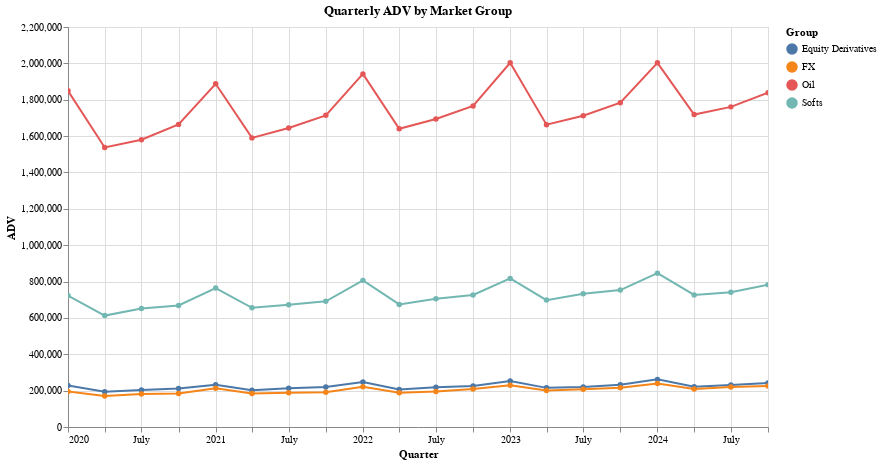

Notebook cell for this chart:
### Markdown cell above
## Quarterly ADV by Product Group

This line chart tracks average daily trading volume by product group over time, aggregated quarterly. Oil remains the most active market, with strong recurring volume spikes — suggesting seasonality or cyclical demand patterns.

Softs show the same cyclical nature as Oil but not as intensely.

FX and Equity Derivatives show steady volume, while maintaining relatively lower activity levels. These trends provide insight into market liquidity and may guide product strategy or client targeting.

### Code cell
alt.Chart(quarterly_summary).mark_line(point=True).encode(
    x='Quarter:T',
    y='ADV:Q',
    color='Group:N',
    tooltip=['Group', 'Quarter:T', 'ADV']
).properties(
    title='Quarterly ADV by Market Group',
    width=700,
    height=400
).interactive()

### Figure 1 — Vega-Lite specification as saved in the notebook (floating-point values rounded to 4 significant figures)
{"config": {"view": {"continuousWidth": 300, "continuousHeight": 300}}, "data": {"name": "data-7f60f2c6337c1b0003352a4a862b972a"}, "mark": {"type": "line", "point": true}, "encoding": {"color": {"field": "Group", "type": "nominal"}, "tooltip": [{"field": "Group", "type": "nominal"}, {"field": "Quarter", "type": "temporal"}, {"field": "ADV", "type": "quantitative"}], "x": {"field": "Quarter", "type": "temporal"}, "y": {"field": "ADV", "type": "quantitative"}}, "height": 400, "params": [{"name": "param_2", "select": {"type": "interval", "encodings": ["x", "y"]}, "bind": "scales"}], "title": "Quarterly ADV by Market Group", "width": 700, "$schema": "https://vega.github.io/schema/vega-lite/v5.8.0.json", "datasets": {"data-7f60f2c6337c1b0003352a4a862b972a": [{"Group": "Equity Derivatives", "Quarter": "2020-01-01T00:00:00", "Lots": 14190000.0, "Fees": 31290000.0, "Net_Fees": -37950000.0, "Trading_Days": 62, "Gross RPC": 2.205, "Net RPC": -2.674, "ADV": 228900.0}, {"Group": "Equity Derivatives", "Quarter": "2020-04-01T00:00:00", "Lots": 12200000.0, "Fees": 26720000.0, "Net_Fees": -31980000.0, "Trading_Days": 63, "Gross RPC": 2.191, "Net RPC": -2.621, "ADV": 193600.0}, {"Group": "Equity Derivatives", "Quarter": "2020-07-01T00:00:00", "Lots": 13020000.0, "Fees": 28440000.0, "Net_Fees": -35330000.0, "Trading_Days": 64, "Gross RPC": 2.185, "Net RPC": -2.714, "ADV": 203400.0}, {"Group": "Equity Derivatives", "Quarter": "2020-10-01T00:00:00", "Lots": 13600000.0, "Fees": 29540000.0, "Net_Fees": -36970000.0, "Trading_Days": 64, "Gross RPC": 2.173, "Net RPC": -2.72, "ADV": 212400.0}, {"Group": "Equity Derivatives", "Quarter": "2021-01-01T00:00:00", "Lots": 14180000.0, "Fees": 30680000.0, "Net_Fees": -35590000.0, "Trading_Days": 61, "Gross RPC": 2.164, "Net RPC": -2.509, "ADV": 232500.0}, {"Group": "Equity Derivatives", "Quarter": "2021-04-01T00:00:00", "Lots": 12760000.0, "Fees": 28160000.0, "Net_Fees": -33680000.0, "Trading_Days": 63, "Gross RPC": 2.206, "Net RPC": -2.639, "ADV": 202600.0}, {"Group": "Equity Derivatives", "Quarter": "2021-07-01T00:00:00", "Lots": 13600000.0, "Fees": 29540000.0, "Net_Fees": -36340000.0, "Trading_Days": 64, "Gross RPC": 2.172, "Net RPC": -2.671, "ADV": 212500.0}, {"Group": "Equity Derivatives", "Quarter": "2021-10-01T00:00:00", "Lots": 14100000.0, "Fees": 30940000.0, "Net_Fees": -39680000.0, "Trading_Days": 64, "Gross RPC": 2.194, "Net RPC": -2.814, "ADV": 220300.0}, {"Group": "Equity Derivatives", "Quarter": "2022-01-01T00:00:00", "Lots": 15320000.0, "Fees": 33130000.0, "Net_Fees": -40070000.0, "Trading_Days": 62, "Gross RPC": 2.162, "Net RPC": -2.615, "ADV": 247200.0}, {"Group": "Equity Derivatives", "Quarter": "2022-04-01T00:00:00", "Lots": 12820000.0, "Fees": 27750000.0, "Net_Fees": -30760000.0, "Trading_Days": 62, "Gross RPC": 2.164, "Net RPC": -2.399, "ADV": 206800.0}, {"Group": "Equity Derivatives", "Quarter": "2022-07-01T00:00:00", "Lots": 13970000.0, "Fees": 30360000.0, "Net_Fees": -37560000.0, "Trading_Days": 64, "Gross RPC": 2.173, "Net RPC": -2.689, "ADV": 218200.0}, {"Group": "Equity Derivatives", "Quarter": "2022-10-01T00:00:00", "Lots": 14220000.0, "Fees": 30850000.0, "Net_Fees": -37540000.0, "Trading_Days": 63, "Gross RPC": 2.169, "Net RPC": -2.641, "ADV": 225700.0}, {"Group": "Equity Derivatives", "Quarter": "2023-01-01T00:00:00", "Lots": 15690000.0, "Fees": 34100000.0, "Net_Fees": -43190000.0, "Trading_Days": 62, "Gross RPC": 2.173, "Net RPC": -2.752, "ADV": 253100.0}, {"Group": "Equity Derivatives", "Quarter": "2023-04-01T00:00:00", "Lots": 13350000.0, "Fees": 29060000.0, "Net_Fees": -33820000.0, "Trading_Days": 62, "Gross RPC": 2.178, "Net RPC": -2.534, "ADV": 215300.0}, {"Group": "Equity Derivatives", "Quarter": "2023-07-01T00:00:00", "Lots": 13840000.0, "Fees": 30210000.0, "Net_Fees": -37260000.0, "Trading_Days": 63, "Gross RPC": 2.183, "Net RPC": -2.692, "ADV": 219700.0}, {"Group": "Equity Derivatives", "Quarter": "2023-10-01T00:00:00", "Lots": 14670000.0, "Fees": 32310000.0, "Net_Fees": -40870000.0, "Trading_Days": 63, "Gross RPC": 2.203, "Net RPC": -2.786, "ADV": 232900.0}, {"Group": "Equity Derivatives", "Quarter": "2024-01-01T00:00:00", "Lots": 15980000.0, "Fees": 34850000.0, "Net_Fees": -41310000.0, "Trading_Days": 61, "Gross RPC": 2.181, "Net RPC": -2.585, "ADV": 261900.0}, {"Group": "Equity Derivatives", "Quarter": "2024-04-01T00:00:00", "Lots": 13910000.0, "Fees": 30670000.0, "Net_Fees": -37640000.0, "Trading_Days": 63, "Gross RPC": 2.205, "Net RPC": -2.706, "ADV": 220800.0}, {"Group": "Equity Derivatives", "Quarter": "2024-07-01T00:00:00", "Lots": 14830000.0, "Fees": 32530000.0, "Net_Fees": -40820000.0, "Trading_Days": 64, "Gross RPC": 2.194, "Net RPC": -2.753, "ADV": 231700.0}, {"Group": "Equity Derivatives", "Quarter": "2024-10-01T00:00:00", "Lots": 15470000.0, "Fees": 33590000.0, "Net_Fees": -43860000.0, "Trading_Days": 64, "Gross RPC": 2.171, "Net RPC": -2.835, "ADV": 241700.0}, {"Group": "FX", "Quarter": "2020-01-01T00:00:00", "Lots": 12130000.0, "Fees": 14740000.0, "Net_Fees": -52260000.0, "Trading_Days": 62, "Gross RPC": 1.215, "Net RPC": -4.307, "ADV": 195700.0}, {"Group": "FX", "Quarter": "2020-04-01T00:00:00", "Lots": 10710000.0, "Fees": 12980000.0, "Net_Fees": -46310000.0, "Trading_Days": 63, "Gross RPC": 1.212, "Net RPC": -4.323, "ADV": 170100.0}, {"Group": "FX", "Quarter": "2020-07-01T00:00:00", "Lots": 11630000.0, "Fees": 13930000.0, "Net_Fees": -52020000.0, "Trading_Days": 64, "Gross RPC": 1.197, "Net RPC": -4.471, "ADV": 181800.0}, {"Group": "FX", "Quarter": "2020-10-01T00:00:00", "Lots": 11780000.0, "Fees": 14270000.0, "Net_Fees": -52140000.0, "Trading_Days": 64, "Gross RPC": 1.211, "Net RPC": -4.426, "ADV": 184100.0}, {"Group": "FX", "Quarter": "2021-01-01T00:00:00", "Lots": 13010000.0, "Fees": 15880000.0, "Net_Fees": -56230000.0, "Trading_Days": 61, "Gross RPC": 1.22, "Net RPC": -4.321, "ADV": 213300.0}, {"Group": "FX", "Quarter": "2021-04-01T00:00:00", "Lots": 11580000.0, "Fees": 13850000.0, "Net_Fees": -50600000.0, "Trading_Days": 63, "Gross RPC": 1.196, "Net RPC": -4.37, "ADV": 183800.0}, {"Group": "FX", "Quarter": "2021-07-01T00:00:00", "Lots": 12050000.0, "Fees": 14470000.0, "Net_Fees": -54060000.0, "Trading_Days": 64, "Gross RPC": 1.201, "Net RPC": -4.485, "ADV": 188300.0}, {"Group": "FX", "Quarter": "2021-10-01T00:00:00", "Lots": 12250000.0, "Fees": 14960000.0, "Net_Fees": -54190000.0, "Trading_Days": 64, "Gross RPC": 1.222, "Net RPC": -4.425, "ADV": 191300.0}, {"Group": "FX", "Quarter": "2022-01-01T00:00:00", "Lots": 13750000.0, "Fees": 16760000.0, "Net_Fees": -60880000.0, "Trading_Days": 62, "Gross RPC": 1.219, "Net RPC": -4.427, "ADV": 221800.0}, {"Group": "FX", "Quarter": "2022-04-01T00:00:00", "Lots": 11650000.0, "Fees": 14180000.0, "Net_Fees": -49570000.0, "Trading_Days": 62, "Gross RPC": 1.218, "Net RPC": -4.256, "ADV": 187800.0}, {"Group": "FX", "Quarter": "2022-07-01T00:00:00", "Lots": 12470000.0, "Fees": 15090000.0, "Net_Fees": -56230000.0, "Trading_Days": 64, "Gross RPC": 1.21, "Net RPC": -4.509, "ADV": 194900.0}, {"Group": "FX", "Quarter": "2022-10-01T00:00:00", "Lots": 13170000.0, "Fees": 15630000.0, "Net_Fees": -59150000.0, "Trading_Days": 63, "Gross RPC": 1.186, "Net RPC": -4.49, "ADV": 209100.0}, {"Group": "FX", "Quarter": "2023-01-01T00:00:00", "Lots": 14230000.0, "Fees": 17070000.0, "Net_Fees": -63360000.0, "Trading_Days": 62, "Gross RPC": 1.2, "Net RPC": -4.454, "ADV": 229500.0}, {"Group": "FX", "Quarter": "2023-04-01T00:00:00", "Lots": 12420000.0, "Fees": 14830000.0, "Net_Fees": -54250000.0, "Trading_Days": 62, "Gross RPC": 1.194, "Net RPC": -4.368, "ADV": 200300.0}, {"Group": "FX", "Quarter": "2023-07-01T00:00:00", "Lots": 13080000.0, "Fees": 15700000.0, "Net_Fees": -58070000.0, "Trading_Days": 63, "Gross RPC": 1.2, "Net RPC": -4.441, "ADV": 207600.0}, {"Group": "FX", "Quarter": "2023-10-01T00:00:00", "Lots": 13560000.0, "Fees": 16330000.0, "Net_Fees": -61130000.0, "Trading_Days": 63, "Gross RPC": 1.204, "Net RPC": -4.507, "ADV": 215300.0}, {"Group": "FX", "Quarter": "2024-01-01T00:00:00", "Lots": 14600000.0, "Fees": 17620000.0, "Net_Fees": -63130000.0, "Trading_Days": 61, "Gross RPC": 1.207, "Net RPC": -4.325, "ADV": 239300.0}, {"Group": "FX", "Quarter": "2024-04-01T00:00:00", "Lots": 13190000.0, "Fees": 15710000.0, "Net_Fees": -58990000.0, "Trading_Days": 63, "Gross RPC": 1.191, "Net RPC": -4.474, "ADV": 209300.0}, {"Group": "FX", "Quarter": "2024-07-01T00:00:00", "Lots": 14070000.0, "Fees": 16780000.0, "Net_Fees": -64550000.0, "Trading_Days": 64, "Gross RPC": 1.193, "Net RPC": -4.589, "ADV": 219800.0}, {"Group": "FX", "Quarter": "2024-10-01T00:00:00", "Lots": 14410000.0, "Fees": 17260000.0, "Net_Fees": -66710000.0, "Trading_Days": 64, "Gross RPC": 1.197, "Net RPC": -4.628, "ADV": 225200.0}, {"Group": "Oil", "Quarter": "2020-01-01T00:00:00", "Lots": 114600000.0, "Fees": 234200000.0, "Net_Fees": -14100000.0, "Trading_Days": 62, "Gross RPC": 2.044, "Net RPC": -0.123, "ADV": 1849000.0}, {"Group": "Oil", "Quarter": "2020-04-01T00:00:00", "Lots": 96850000.0, "Fees": 197900000.0, "Net_Fees": -9843000.0, "Trading_Days": 63, "Gross RPC": 2.044, "Net RPC": -0.1016, "ADV": 1537000.0}, {"Group": "Oil", "Quarter": "2020-07-01T00:00:00", "Lots": 101100000.0, "Fees": 206600000.0, "Net_Fees": -13880000.0, "Trading_Days": 64, "Gross RPC": 2.043, "Net RPC": -0.1373, "ADV": 1580000.0}, {"Group": "Oil", "Quarter": "2020-10-01T00:00:00", "Lots": 106500000.0, "Fees": 217500000.0, "Net_Fees": -16820000.0, "Trading_Days": 64, "Gross RPC": 2.042, "Net RPC": -0.1579, "ADV": 1664000.0}, {"Group": "Oil", "Quarter": "2021-01-01T00:00:00", "Lots": 115200000.0, "Fees": 234800000.0, "Net_Fees": -15700000.0, "Trading_Days": 61, "Gross RPC": 2.038, "Net RPC": -0.1363, "ADV": 1888000.0}, {"Group": "Oil", "Quarter": "2021-04-01T00:00:00", "Lots": 100200000.0, "Fees": 204700000.0, "Net_Fees": -11150000.0, "Trading_Days": 63, "Gross RPC": 2.043, "Net RPC": -0.1113, "ADV": 1590000.0}, {"Group": "Oil", "Quarter": "2021-07-01T00:00:00", "Lots": 105200000.0, "Fees": 214800000.0, "Net_Fees": -16210000.0, "Trading_Days": 64, "Gross RPC": 2.041, "Net RPC": -0.154, "ADV": 1644000.0}, {"Group": "Oil", "Quarter": "2021-10-01T00:00:00", "Lots": 109700000.0, "Fees": 224000000.0, "Net_Fees": -18040000.0, "Trading_Days": 64, "Gross RPC": 2.041, "Net RPC": -0.1645, "ADV": 1714000.0}, {"Group": "Oil", "Quarter": "2022-01-01T00:00:00", "Lots": 120400000.0, "Fees": 246300000.0, "Net_Fees": -18610000.0, "Trading_Days": 62, "Gross RPC": 2.046, "Net RPC": -0.1546, "ADV": 1942000.0}, {"Group": "Oil", "Quarter": "2022-04-01T00:00:00", "Lots": 101700000.0, "Fees": 207400000.0, "Net_Fees": -7562000.0, "Trading_Days": 62, "Gross RPC": 2.039, "Net RPC": -0.07434, "ADV": 1641000.0}, {"Group": "Oil", "Quarter": "2022-07-01T00:00:00", "Lots": 108400000.0, "Fees": 221600000.0, "Net_Fees": -16720000.0, "Trading_Days": 64, "Gross RPC": 2.044, "Net RPC": -0.1542, "ADV": 1694000.0}, {"Group": "Oil", "Quarter": "2022-10-01T00:00:00", "Lots": 111300000.0, "Fees": 227500000.0, "Net_Fees": -13790000.0, "Trading_Days": 63, "Gross RPC": 2.045, "Net RPC": -0.1239, "ADV": 1766000.0}, {"Group": "Oil", "Quarter": "2023-01-01T00:00:00", "Lots": 124200000.0, "Fees": 253400000.0, "Net_Fees": -19330000.0, "Trading_Days": 62, "Gross RPC": 2.04, "Net RPC": -0.1557, "ADV": 2003000.0}, {"Group": "Oil", "Quarter": "2023-04-01T00:00:00", "Lots": 103100000.0, "Fees": 210500000.0, "Net_Fees": -10420000.0, "Trading_Days": 62, "Gross RPC": 2.042, "Net RPC": -0.1011, "ADV": 1663000.0}, {"Group": "Oil", "Quarter": "2023-07-01T00:00:00", "Lots": 107800000.0, "Fees": 220300000.0, "Net_Fees": -15950000.0, "Trading_Days": 63, "Gross RPC": 2.043, "Net RPC": -0.1479, "ADV": 1712000.0}, {"Group": "Oil", "Quarter": "2023-10-01T00:00:00", "Lots": 112400000.0, "Fees": 229600000.0, "Net_Fees": -19090000.0, "Trading_Days": 63, "Gross RPC": 2.043, "Net RPC": -0.1699, "ADV": 1784000.0}, {"Group": "Oil", "Quarter": "2024-01-01T00:00:00", "Lots": 122200000.0, "Fees": 250100000.0, "Net_Fees": -12580000.0, "Trading_Days": 61, "Gross RPC": 2.047, "Net RPC": -0.103, "ADV": 2003000.0}, {"Group": "Oil", "Quarter": "2024-04-01T00:00:00", "Lots": 108300000.0, "Fees": 221500000.0, "Net_Fees": -12020000.0, "Trading_Days": 63, "Gross RPC": 2.045, "Net RPC": -0.111, "ADV": 1719000.0}, {"Group": "Oil", "Quarter": "2024-07-01T00:00:00", "Lots": 112700000.0, "Fees": 230300000.0, "Net_Fees": -20040000.0, "Trading_Days": 64, "Gross RPC": 2.044, "Net RPC": -0.1778, "ADV": 1761000.0}, {"Group": "Oil", "Quarter": "2024-10-01T00:00:00", "Lots": 117700000.0, "Fees": 240300000.0, "Net_Fees": -25870000.0, "Trading_Days": 64, "Gross RPC": 2.042, "Net RPC": -0.2199, "ADV": 1838000.0}, {"Group": "Softs", "Quarter": "2020-01-01T00:00:00", "Lots": 44820000.0, "Fees": 140500000.0, "Net_Fees": -32340000.0, "Trading_Days": 62, "Gross RPC": 3.135, "Net RPC": -0.7216, "ADV": 722800.0}, {"Group": "Softs", "Quarter": "2020-04-01T00:00:00", "Lots": 38600000.0, "Fees": 121400000.0, "Net_Fees": -28360000.0, "Trading_Days": 63, "Gross RPC": 3.144, "Net RPC": -0.7346, "ADV": 612800.0}, {"Group": "Softs", "Quarter": "2020-07-01T00:00:00", "Lots": 41720000.0, "Fees": 131000000.0, "Net_Fees": -33450000.0, "Trading_Days": 64, "Gross RPC": 3.139, "Net RPC": -0.8016, "ADV": 652000.0}, {"Group": "Softs", "Quarter": "2020-10-01T00:00:00", "Lots": 42790000.0, "Fees": 134400000.0, "Net_Fees": -35210000.0, "Trading_Days": 64, "Gross RPC": 3.142, "Net RPC": -0.8228, "ADV": 668500.0}, {"Group": "Softs", "Quarter": "2021-01-01T00:00:00", "Lots": 46630000.0, "Fees": 146600000.0, "Net_Fees": -32670000.0, "Trading_Days": 61, "Gross RPC": 3.143, "Net RPC": -0.7005, "ADV": 764500.0}, {"Group": "Softs", "Quarter": "2021-04-01T00:00:00", "Lots": 41310000.0, "Fees": 130400000.0, "Net_Fees": -28250000.0, "Trading_Days": 63, "Gross RPC": 3.157, "Net RPC": -0.6838, "ADV": 655600.0}, {"Group": "Softs", "Quarter": "2021-07-01T00:00:00", "Lots": 43020000.0, "Fees": 135100000.0, "Net_Fees": -34980000.0, "Trading_Days": 64, "Gross RPC": 3.141, "Net RPC": -0.8132, "ADV": 672100.0}, {"Group": "Softs", "Quarter": "2021-10-01T00:00:00", "Lots": 44260000.0, "Fees": 139000000.0, "Net_Fees": -36850000.0, "Trading_Days": 64, "Gross RPC": 3.14, "Net RPC": -0.8326, "ADV": 691600.0}, {"Group": "Softs", "Quarter": "2022-01-01T00:00:00", "Lots": 50000000.0, "Fees": 157600000.0, "Net_Fees": -36300000.0, "Trading_Days": 62, "Gross RPC": 3.151, "Net RPC": -0.726, "ADV": 806500.0}, {"Group": "Softs", "Quarter": "2022-04-01T00:00:00", "Lots": 41790000.0, "Fees": 131300000.0, "Net_Fees": -29090000.0, "Trading_Days": 62, "Gross RPC": 3.142, "Net RPC": -0.696, "ADV": 674100.0}, {"Group": "Softs", "Quarter": "2022-07-01T00:00:00", "Lots": 45120000.0, "Fees": 141900000.0, "Net_Fees": -36330000.0, "Trading_Days": 64, "Gross RPC": 3.144, "Net RPC": -0.8052, "ADV": 705000.0}, {"Group": "Softs", "Quarter": "2022-10-01T00:00:00", "Lots": 45740000.0, "Fees": 143200000.0, "Net_Fees": -37100000.0, "Trading_Days": 63, "Gross RPC": 3.131, "Net RPC": -0.8112, "ADV": 726000.0}, {"Group": "Softs", "Quarter": "2023-01-01T00:00:00", "Lots": 50660000.0, "Fees": 158300000.0, "Net_Fees": -43140000.0, "Trading_Days": 62, "Gross RPC": 3.125, "Net RPC": -0.8515, "ADV": 817100.0}, {"Group": "Softs", "Quarter": "2023-04-01T00:00:00", "Lots": 43270000.0, "Fees": 136400000.0, "Net_Fees": -28870000.0, "Trading_Days": 62, "Gross RPC": 3.152, "Net RPC": -0.6672, "ADV": 697900.0}, {"Group": "Softs", "Quarter": "2023-07-01T00:00:00", "Lots": 46180000.0, "Fees": 145400000.0, "Net_Fees": -33690000.0, "Trading_Days": 63, "Gross RPC": 3.149, "Net RPC": -0.7295, "ADV": 733000.0}, {"Group": "Softs", "Quarter": "2023-10-01T00:00:00", "Lots": 47450000.0, "Fees": 149400000.0, "Net_Fees": -37620000.0, "Trading_Days": 63, "Gross RPC": 3.15, "Net RPC": -0.7928, "ADV": 753200.0}, {"Group": "Softs", "Quarter": "2024-01-01T00:00:00", "Lots": 51620000.0, "Fees": 162400000.0, "Net_Fees": -34230000.0, "Trading_Days": 61, "Gross RPC": 3.146, "Net RPC": -0.663, "ADV": 846300.0}, {"Group": "Softs", "Quarter": "2024-04-01T00:00:00", "Lots": 45780000.0, "Fees": 144000000.0, "Net_Fees": -34640000.0, "Trading_Days": 63, "Gross RPC": 3.145, "Net RPC": -0.7567, "ADV": 726700.0}, {"Group": "Softs", "Quarter": "2024-07-01T00:00:00", "Lots": 47470000.0, "Fees": 149000000.0, "Net_Fees": -39320000.0, "Trading_Days": 64, "Gross RPC": 3.139, "Net RPC": -0.8284, "ADV": 741700.0}, {"Group": "Softs", "Quarter": "2024-10-01T00:00:00", "Lots": 50110000.0, "Fees": 158300000.0, "Net_Fees": -41870000.0, "Trading_Days": 64, "Gross RPC": 3.159, "Net RPC": -0.8355, "ADV": 783000.0}]}}
